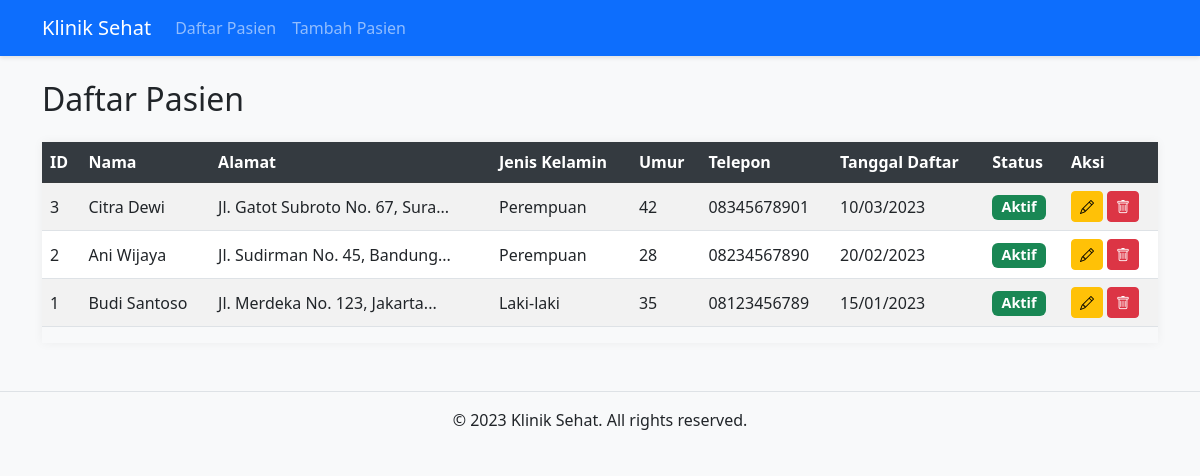
The page / on the database its author committed.
### tables this page shows
CREATE TABLE `pasien` (
  `id` int(11) NOT NULL,
  `nama` varchar(100) NOT NULL,
  `alamat` text NOT NULL,
  `jenis_kelamin` enum('Laki-laki','Perempuan') NOT NULL,
  `umur` int(11) NOT NULL,
  `no_telepon` varchar(15) NOT NULL,
  `riwayat_penyakit` text DEFAULT NULL,
  `tanggal_daftar` date NOT NULL,
  `status` enum('Aktif','Non-Aktif') DEFAULT 'Aktif'
);

### index.php (the view, shortened to what this page needs)
<?php
require_once 'config/database.php';
require_once 'includes/header.php';
$query = "SELECT * FROM pasien ORDER BY tanggal_daftar DESC";
$result = $conn->query($query);
?>
<h2 class="mb-4">Daftar Pasien</h2>
<div class="table-responsive">
    <table class="table table-striped table-hover">
        <thead class="table-dark">
            <tr>
                <th>ID</th>
                <th>Nama</th>
                <th>Alamat</th>
                <th>Jenis Kelamin</th>
                <th>Umur</th>
                <th>Telepon</th>
                <th>Tanggal Daftar</th>
                <th>Status</th>
                <th>Aksi</th>
            </tr>
        </thead>
        <tbody>
            <?php if ($result->num_rows > 0): ?>
                <?php while ($row = $result->fetch_assoc()): ?>
                    <tr>
                        <td><?= htmlspecialchars($row['id']) ?></td>
                        <td><?= htmlspecialchars($row['nama']) ?></td>
                        <td><?= htmlspecialchars(substr($row['alamat'], 0, 30)) ?>...</td>
                        <td><?= htmlspecialchars($row['jenis_kelamin']) ?></td>
                        <td><?= htmlspecialchars($row['umur']) ?></td>
                        <td><?= htmlspecialchars($row['no_telepon']) ?></td>
                        <td><?= date('d/m/Y', strtotime($row['tanggal_daftar'])) ?></td>
                        <td>
                            <span class="badge bg-<?= $row['status'] == 'Aktif' ? 'success' : 'danger' ?>">
                                <?= htmlspecialchars($row['status']) ?>
                            </span>
                        </td>
                        <td>
                            <a href="edit_pasien.php?id=<?= $row['id'] ?>" class="btn btn-sm btn-warning">
                                <i class="bi bi-pencil"></i>
                            </a>
                            <button class="btn btn-sm btn-danger delete-btn" data-id="<?= $row['id'] ?>">
                                <i class="bi bi-trash"></i>
                            </button>
                        </td>
                    </tr>
                <?php endwhile; ?>
            <?php else: ?>
                <tr>
                    <td colspan="9" class="text-center">Tidak ada data pasien</td>
                </tr>
            <?php endif; ?>
        </tbody>
    </table>
</div>
<?php require_once 'includes/footer.php'; ?>

### includes/header.php (shortened to what this page needs)
<!DOCTYPE html>
<html lang="id">
<head>
    <link rel="stylesheet" href="https://cdn.jsdelivr.net/npm/bootstrap@5.3.0/dist/css/bootstrap.min.css">
    <link rel="stylesheet" href="https://cdn.jsdelivr.net/npm/bootstrap-icons@1.10.0/font/bootstrap-icons.css">
    <link rel="stylesheet" href="/klinik/assets/css/style.css">
</head>
<body>
    <nav class="navbar navbar-expand-lg navbar-dark bg-primary">
        <div class="container">
            <a class="navbar-brand" href="/klinik/index.php">Klinik Sehat</a>
            <div class="collapse navbar-collapse" id="navbarNav">
                <ul class="navbar-nav">
                    <li class="nav-item">
                        <a class="nav-link" href="/klinik/index.php">Daftar Pasien</a>
                    </li>
                    <li class="nav-item">
                        <a class="nav-link" href="/klinik/add_pasien.php">Tambah Pasien</a>
                    </li>
                </ul>
            </div>
        </div>
    </nav>
    <div class="container mt-4">

### includes/footer.php (shortened to what this page needs)
</div>
    <footer class="bg-light text-center py-3 mt-5">
        <div class="container">
            <p class="mb-0">&copy; 2023 Klinik Sehat. All rights reserved.</p>
        </div>
    </footer>
</body>
</html>

### assets/css/style.css (style rules this page uses)
body { background-color: #f8f9fa; font-family: 'Segoe UI', Tahoma, Geneva, Verdana, sans-serif; }
.navbar { box-shadow: 0 2px 4px rgba(0, 0, 0, 0.1); }
.table-responsive { margin-top: 20px; box-shadow: 0 0 10px rgba(0, 0, 0, 0.05); }
.table th { background-color: #343a40; color: white; }
.table td, .table th { vertical-align: middle; }
.btn-sm { padding: 0.25rem 0.5rem; font-size: 0.875rem; }
.badge { font-size: 0.9em; padding: 0.35em 0.65em; }
footer { margin-top: 50px; padding: 20px 0; background-color: #f8f9fa; border-top: 1px solid #dee2e6; }

### rows shown on the page
pasien: id "3", nama "Citra Dewi", alamat "Jl. Gatot Subroto No. 67, Sura", jenis_kelamin "Perempuan", umur "42", no_telepon "08345678901", tanggal_daftar "10/03/2023", status "Aktif"
pasien: id "2", nama "Ani Wijaya", alamat "Jl. Sudirman No. 45, Bandung", jenis_kelamin "Perempuan", umur "28", no_telepon "08234567890", tanggal_daftar "20/02/2023", status "Aktif"
pasien: id "1", nama "Budi Santoso", alamat "Jl. Merdeka No. 123, Jakarta", jenis_kelamin "Laki-laki", umur "35", no_telepon "08123456789", tanggal_daftar "15/01/2023", status "Aktif"
